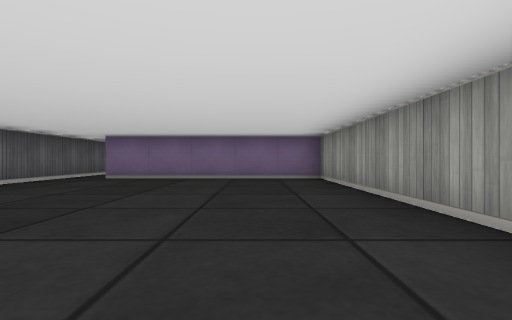
view 1 (above)

12 first-person views from a walk through a cub3D ray-caster map. The camera is about half as high as the walls, looks level and sees 85° across. The floor is counted in squares. Each view is taken from the middle of a square. On the plan, view 1 faces up. The plan holds only what a view shows up to about 9 squares ahead; the rest is blank.

view 2
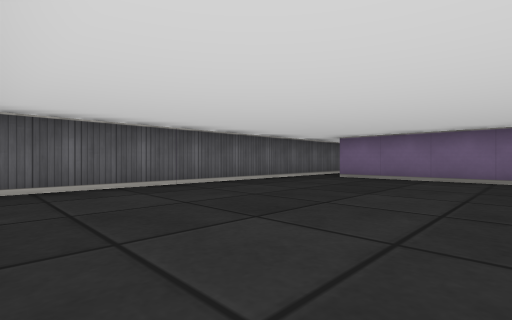

view 3
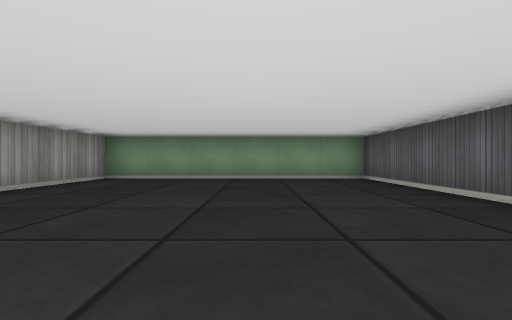

view 4
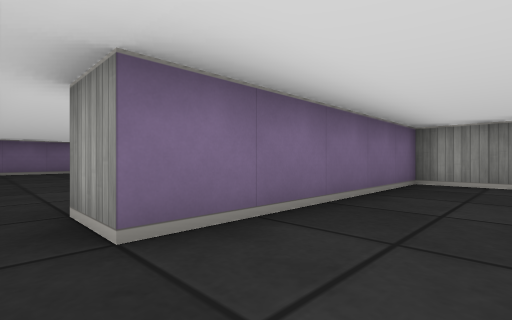

view 5
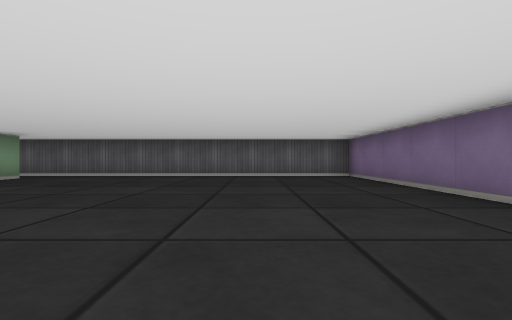

view 6
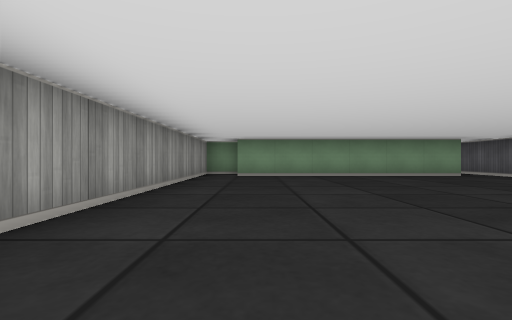

view 7
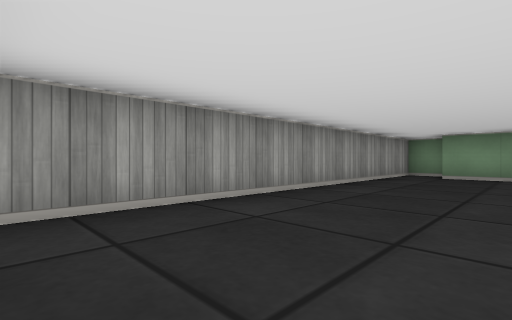

view 8
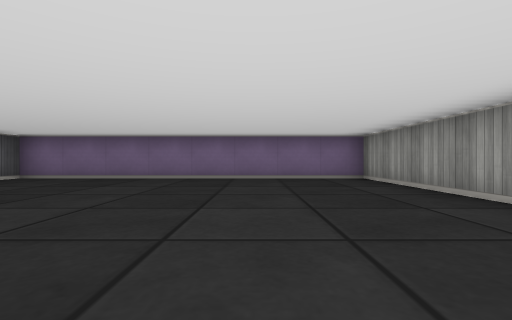

view 9
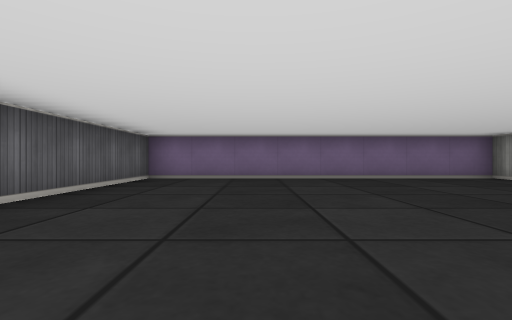

view 10
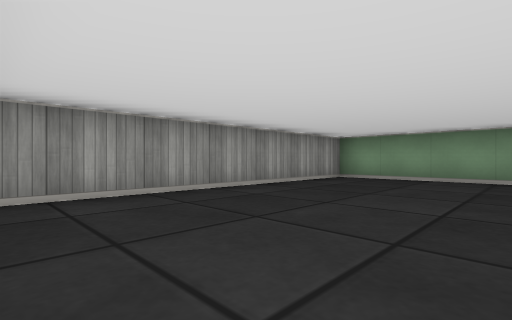

view 11
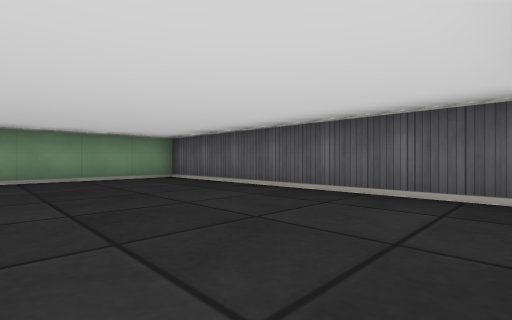

view 12
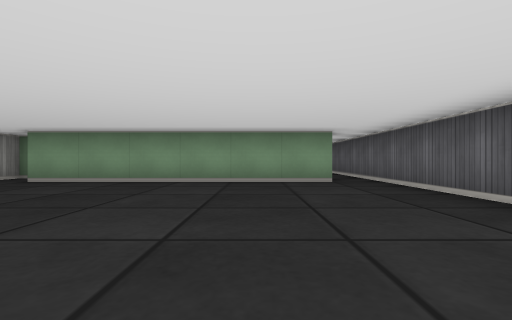

### Floor plan
Ten units are one square. View 1 is at (0, 0); x grows to the right and y downward. Boxes are objects, and circles mark ways between rooms. Rooms are numbered by the first view taken in them; rooms with no view inside come last. Other rooms are left out.
<svg viewBox="-50 -160 90 170">
<path fill="none" stroke="#000" d="M-45 -75 -45 5 15 5 15 -65 -35 -65 -35 -75M-35 -75 25 -75M25 -65 35 -65 35 -155 -45 -155 -45 -75"/>
<circle cx="-40" cy="-70" r="3" fill="#2a7"/>
<text x="-20" y="-30">1</text>
<text x="0" y="-110">2</text>
</svg>
Room 1 opens to room 2.

Where each view was taken, in squares from view 1:
view 1: 0 up, 0 right, facing up
view 2: 0 up, 0 right, facing up-left
view 3: 6 up, 2 left, facing down
view 4: 5 up, 4 left, facing up-right
view 5: 13 up, 3 right, facing left
view 6: 15 up, 2 right, facing down
view 7: 15 up, 1 right, facing down-right
view 8: 9 up, 1 right, facing up
view 9: 9 up, 2 left, facing up
view 10: 6 up, 2 left, facing down-right
view 11: 6 up, 1 left, facing down-left
view 12: 13 up, 2 left, facing down
